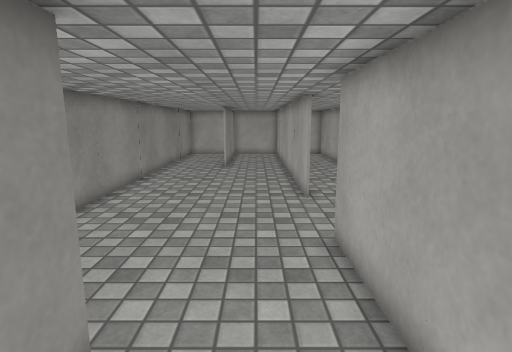
view 1 (above)

15 first-person views from a walk through a Unity game level. The camera is 1.4 m above the floor, tilts 10° down and sees 80° across. The floor is counted in squares, 0.5 m on a side. Each view is taken from the middle of a square. On the plan, view 1 faces up. The plan holds only what a view shows up to about 20 squares ahead; the rest is blank. Some animated figures are left out. Door leaves are left out, so doorways stand open. Surface patterns are stand-ins for the level's own textures.

view 2
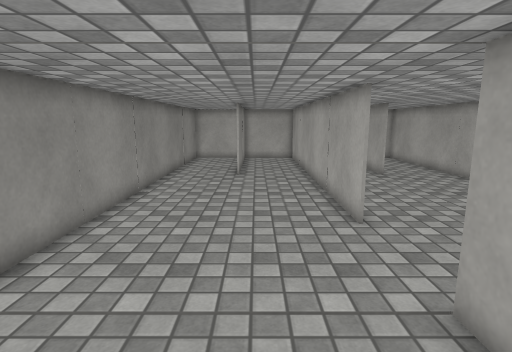

view 3
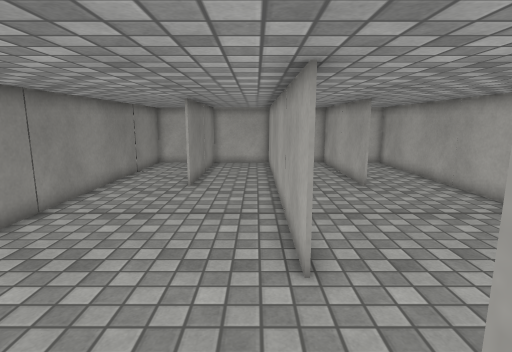

view 4
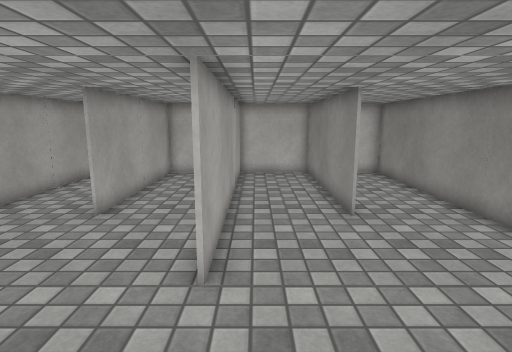

view 5
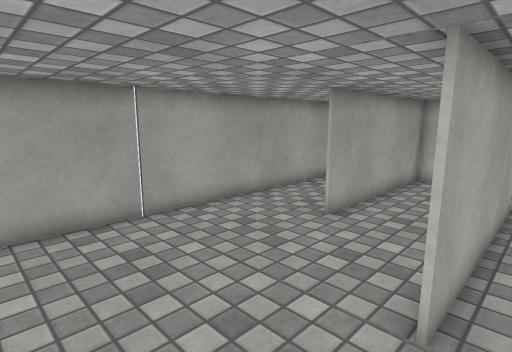

view 6
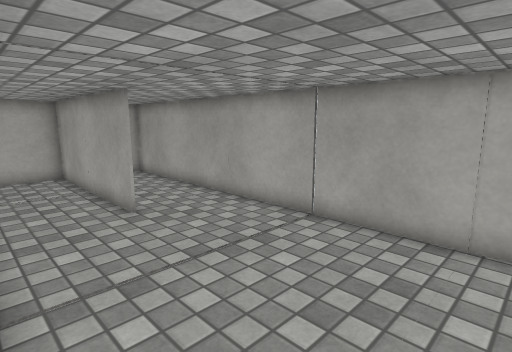

view 7
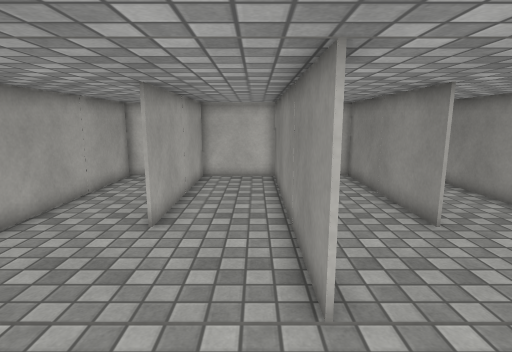

view 8
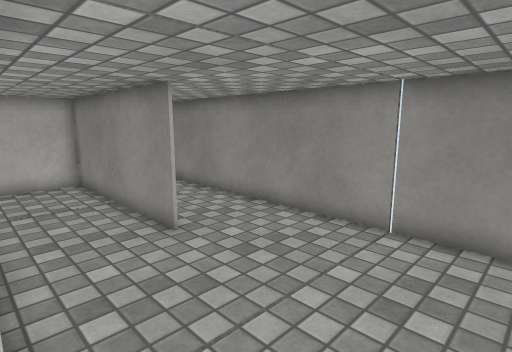

view 9
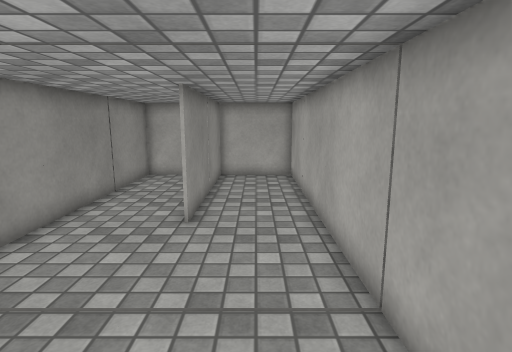

view 10
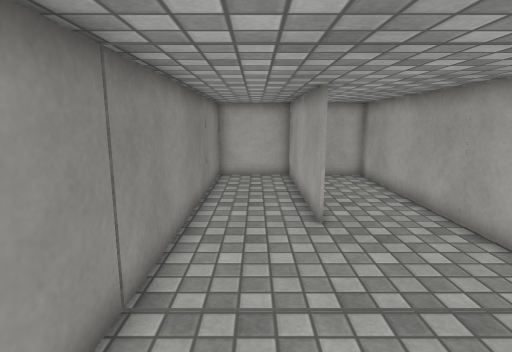

view 11
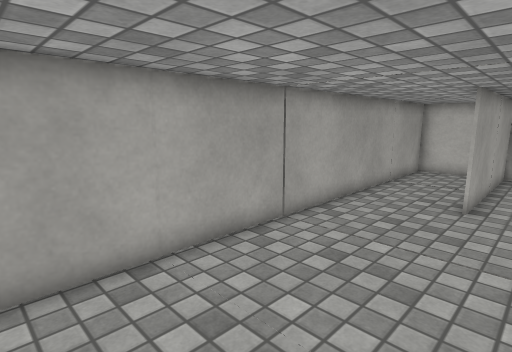

view 12
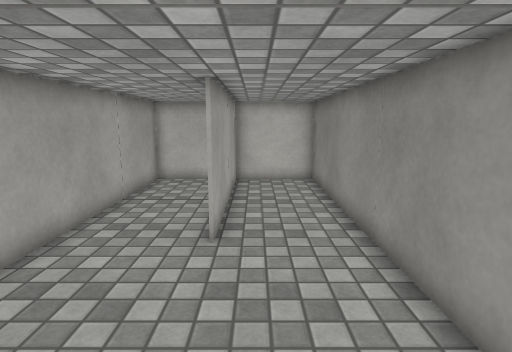

view 13
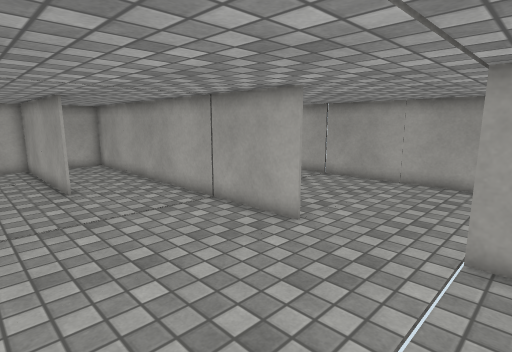

view 14
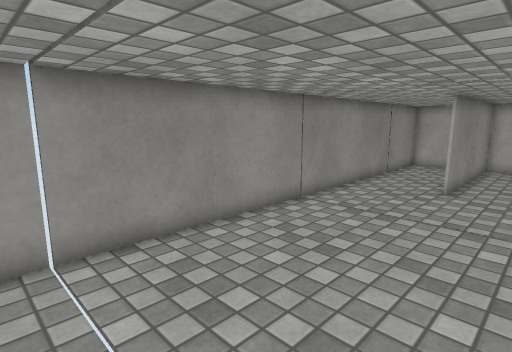

view 15
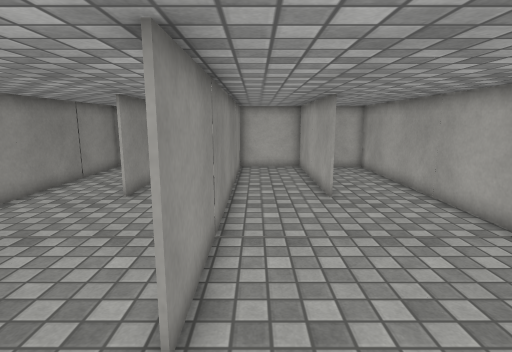

### Floor plan
Ten units are one square. View 1 is at (0, 0); x grows to the right and y downward. Boxes are objects, and circles mark ways between rooms. Rooms are numbered by the first view taken in them; rooms with no view inside come last. Other rooms are left out.
<svg viewBox="-63 -279 165 334">
<path fill="none" stroke="#000" d="M-19 -31 -19 11M19 10 19 -71M19 -111 19 -151M20 -151 20 -111M-58 -150 -58 -69M-58 -69 -58 -30M20 25 20 36M20 37 20 44M21 50 58 50 58 -31M20 -31 20 24M-58 -30 -58 50 -21 50M-20 50 -20 -31M97 10 97 -69M97 -69 97 -150M58 -191 58 -231M20 -230 20 -151M-20 -191 -20 -230M-58 -231 -58 -150M19 -191 19 -273M-19 -272 -19 -191M21 -273 -32 -273M97 -191 97 -273 76 -273M72 50 97 50 97 10M-19 11 -19 50M19 50 19 10M-21 50 21 50M20 -71 20 -31M97 -150 97 -191M19 -151 19 -191M58 -231 58 -273 21 -273M20 -274 20 -230M-38 -273 -58 -273 -58 -231M-20 -230 -20 -274"/>
<circle cx="0" cy="10" r="3" fill="#2a7"/>
<circle cx="20" cy="-95" r="3" fill="#2a7"/>
<circle cx="17" cy="-109" r="3" fill="#2a7"/>
<circle cx="75" cy="10" r="3" fill="#2a7"/>
<circle cx="40" cy="-230" r="3" fill="#2a7"/>
<circle cx="-40" cy="-230" r="3" fill="#2a7"/>
<text x="0" y="-30">1</text>
<text x="0" y="-110">2</text>
<text x="40" y="-110">3</text>
<text x="-40" y="-110">4</text>
<text x="-40" y="-50">5</text>
<text x="40" y="10">6</text>
<text x="-40" y="10">7</text>
<text x="80" y="-30">8</text>
<text x="80" y="-110">9</text>
<text x="40" y="-190">10</text>
<text x="-40" y="-190">11</text>
<text x="0" y="-230">12</text>
<text x="80" y="-230">13</text>
<text x="80" y="30">14</text>
<text x="0" y="30">15</text>
<text x="40" y="-50">16</text>
<text x="80" y="-170">17</text>
<text x="0" y="-170">18</text>
<text x="40" y="-250">19</text>
<text x="-40" y="-250">20</text>
</svg>
Room 1 opens to room 15. Room 2 opens to room 3. Room 3 opens to room 9. Room 8 opens to room 14. Room 10 opens to room 19. Room 11 opens to room 20.

Where each view was taken, in squares from view 1:
view 1: 0 up, 0 right, facing up
view 2: 3 up, 1 left, facing up
view 3: 6 up, 1 right, facing up
view 4: 12 up, 1 right, facing down
view 5: 11 up, 1 right, facing down-right
view 6: 10 up, 2 right, facing up-right
view 7: 11 up, 3 right, facing down
view 8: 10 up, 2 right, facing down-left
view 9: 11 up, 0 right, facing up
view 10: 11 up, 4 right, facing up
view 11: 14 up, 4 right, facing down-right
view 12: 10 up, 3 left, facing down
view 13: 6 up, 5 left, facing up-right
view 14: 6 up, 1 right, facing up-left
view 15: 8 up, 3 right, facing up
